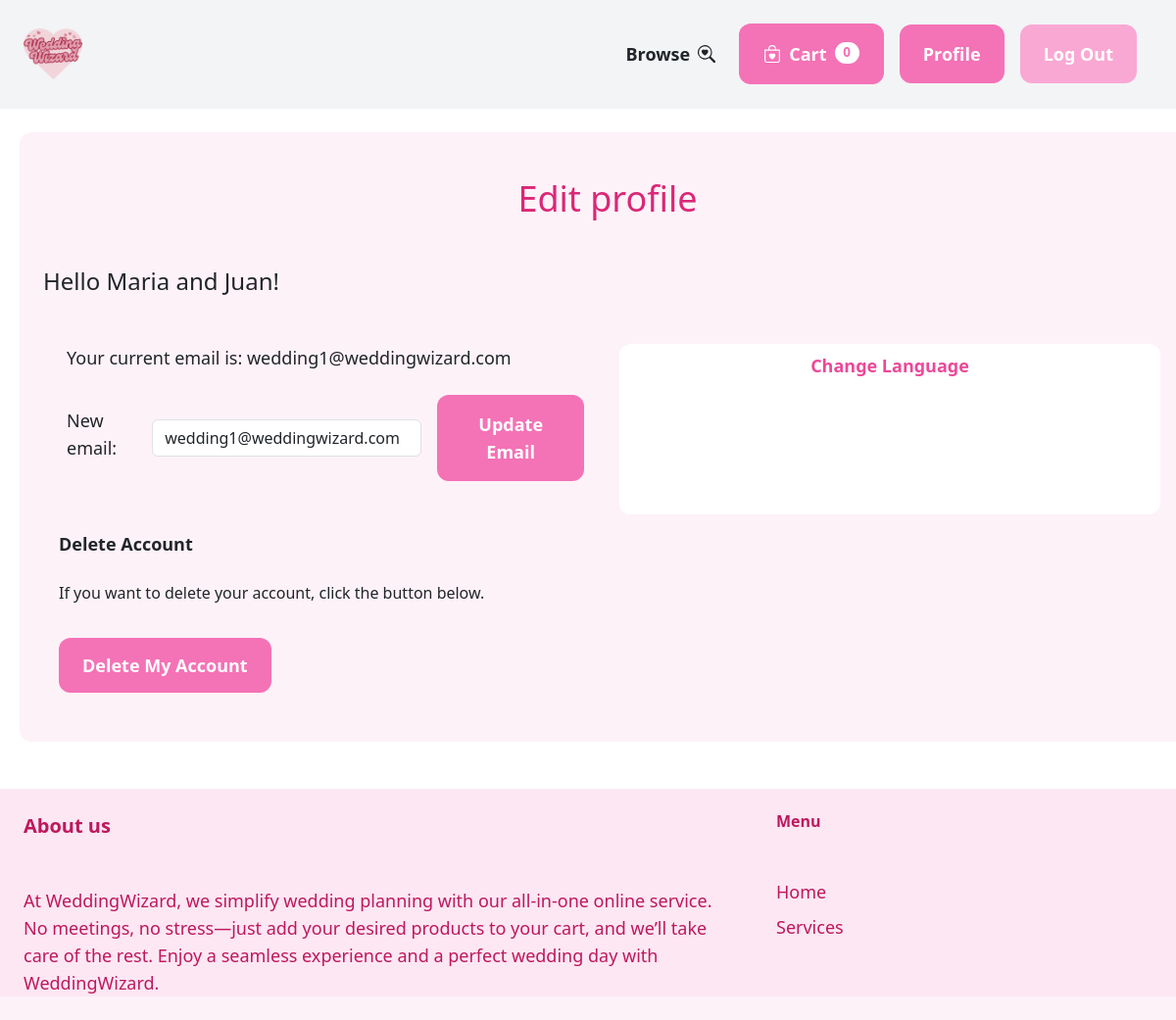
The page /profile/ (signed in) on the database its author committed.
### core/models.py (models this page shows, shortened)
class Profile(models.Model):
    USER_TYPE_CHOICES = (
        ('client', 'Client'),
        ('vendor', 'Vendor'),
    )
    user = models.OneToOneField(CustomUser, on_delete=models.CASCADE)
    user_type = models.CharField(max_length=10, choices=USER_TYPE_CHOICES, default='client')
    partner1_name = models.CharField(max_length=100, blank=True, null=True)
    partner2_name = models.CharField(max_length=100, blank=True, null=True)
    birth_year1 = models.IntegerField(blank=True, null=True)
    birth_year2 = models.IntegerField(blank=True, null=True)
    vendor_name = models.CharField(max_length=100, blank=True, null=True)
    vendor_identifier = models.IntegerField(blank=True, null=True)

class CustomUser(AbstractUser):
    is_client = models.BooleanField(default=False)
    is_vendor = models.BooleanField(default=False)

### core/views.py (the view)
# urls.py: path('profile/', views.profile, name='profile'),
@login_required
def profile(request):
    profile = request.user.profile
    if request.method == 'POST':
        form = EmailUpdateForm(request.POST, instance=request.user)
        if form.is_valid():
            form.save()
            return redirect('/')  # Redirigir al inicio tras actualizar
    else:
        form = EmailUpdateForm(instance=request.user)
    return render(request, 'core/profile.html', {'form': form, 'profile': profile})

### core/forms.py
class EmailUpdateForm(forms.ModelForm):
    email = forms.EmailField(required=True, widget=forms.EmailInput(attrs={'placeholder': 'Update your email address',
                                                            'class': 'form-control w-full py-2 px-3 rounded-xl'}))
    class Meta:
        model = User
        fields = ['email']

### cart/cart.py (called while the page is built)
    def __len__(self):
        return len(self.cart)

### cart/context_processors.py (called while the page is built)
def cart(request):
    return {'cart': Cart(request)}

### core/templates/core/profile.html (shortened to what this page needs)
{% extends 'core/base.html' %}
{% block content %}
<div class="container-fluid mt-6 px-6 py-12 bg-pink-50 rounded-xl mb-12 mr-5 ml-5">
    <h1 class="mb-12 text-4xl text-center text-bold text-pink-600 ">Edit profile</h1>
    <h3 class="mb-12 text-2xl text-semibold">Hello {{ profile.partner1_name }} and {{ profile.partner2_name }}!</h3>
    <div class="container-fluid">
        <div class="row">
          <div class="col-6">
            <div class="container-fluid">
                <p class="mb-4 text-lg">Your current email is: {{ user.email }}</p>
                <form method="post">
                    <div class="fluid-container mb-4">
                        <div class="flex items-center">
                            <label for="email" class="form-label mr-2 text-lg">New email:</label>
                            <input type="email" name="email" value="{{ user.email }}" class="form-control w-80 mr-2" id="email">
                            <button type="submit" class="px-6 py-3 text-lg font-semibold bg-pink-400 text-white rounded-xl hover:bg-pink-600 ml-2">Update Email</button>
                        </div>
                    </div>
                </div>
          </div>
          <div class="col-6">
            <div class="fluid-container bg-white rounded-xl w-100 text-center" style="display: flex; flex-direction: column; align-items: center;">
                <h2 class="text-lg text-pink-500 font-semibold p-2">Change Language</h2>
                <div id="google_translate_element" class="google-translate" style= "weight: 100px; height: 100px;margin-bottom: 30px; display: flex; justify-content: center; align-items: center;"></div>
            </div>
          </div>
        </div>
      </div>
      <div class="container-fluid p-3">
        <h2 class="text-lg font-bold">Delete Account</h2>
        <p class="mb-4">If you want to delete your account, click the button below.</p>
        <a href="{% url 'core:deleteAccount' %}" class="mt-4 mb-4 px-6 py-3 text-lg font-semibold bg-pink-400 text-white rounded-xl hover:bg-pink-600">Delete My Account</a>
      </div>
</div>
{% endblock %}

### core/templates/core/base.html (style rules this page uses)
.google-translate { display: grid; background-color: #ffffff; border-radius: 5px; height: 10px; width: 70px; }

### rows shown on the page
Profile: partner1_name "Maria", partner2_name "Juan"
CustomUser: email "wedding1@weddingwizard.com"

### other values the page prints
{{ cart|length }} "0"
